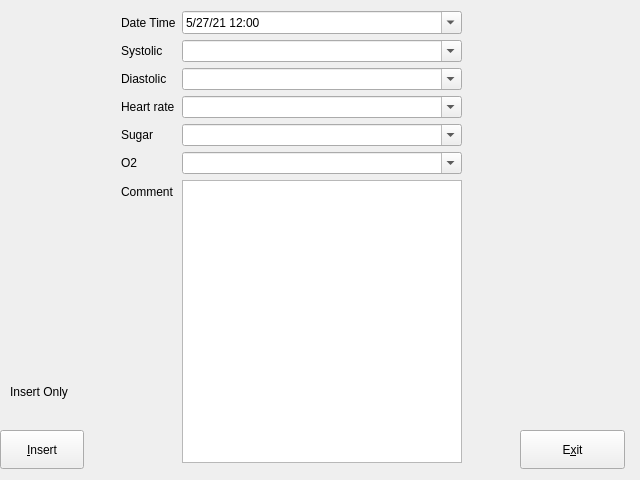
<?xml version="1.0" encoding="UTF-8"?>
<ui version="4.0">
 <class>Form</class>
 <widget class="QWidget" name="Form">
  <property name="geometry">
   <rect>
    <x>0</x>
    <y>0</y>
    <width>640</width>
    <height>480</height>
   </rect>
  </property>
  <property name="windowTitle">
   <string>Form</string>
  </property>
  <widget class="QPushButton" name="btnInsert">
   <property name="geometry">
    <rect>
     <x>0</x>
     <y>430</y>
     <width>84</width>
     <height>39</height>
    </rect>
   </property>
   <property name="text">
    <string>&amp;Insert</string>
   </property>
  </widget>
  <widget class="QWidget" name="layoutWidget">
   <property name="geometry">
    <rect>
     <x>121</x>
     <y>11</y>
     <width>341</width>
     <height>452</height>
    </rect>
   </property>
   <layout class="QFormLayout" name="formLayout">
    <item row="0" column="0">
     <widget class="QLabel" name="lbltime">
      <property name="text">
       <string>Date Time</string>
      </property>
      <property name="buddy">
       <cstring>dateTimeEdit</cstring>
      </property>
     </widget>
    </item>
    <item row="0" column="1">
     <widget class="QDateTimeEdit" name="dateTimeEdit">
      <property name="dateTime">
       <datetime>
        <hour>12</hour>
        <minute>0</minute>
        <second>0</second>
        <year>2021</year>
        <month>5</month>
        <day>27</day>
       </datetime>
      </property>
      <property name="date">
       <date>
        <year>2021</year>
        <month>5</month>
        <day>27</day>
       </date>
      </property>
      <property name="time">
       <time>
        <hour>12</hour>
        <minute>0</minute>
        <second>0</second>
       </time>
      </property>
      <property name="displayFormat">
       <string>M/d/yy HH:mm </string>
      </property>
      <property name="calendarPopup">
       <bool>true</bool>
      </property>
      <property name="timeSpec">
       <enum>Qt::LocalTime</enum>
      </property>
     </widget>
    </item>
    <item row="1" column="0">
     <widget class="QLabel" name="syslabel">
      <property name="text">
       <string>Systolic</string>
      </property>
      <property name="buddy">
       <cstring>cmbsystolic</cstring>
      </property>
     </widget>
    </item>
    <item row="1" column="1">
     <widget class="QComboBox" name="cmbsystolic">
      <property name="editable">
       <bool>true</bool>
      </property>
     </widget>
    </item>
    <item row="2" column="0">
     <widget class="QLabel" name="lbldiastolic">
      <property name="text">
       <string>Diastolic</string>
      </property>
      <property name="buddy">
       <cstring>cmbdiastolic</cstring>
      </property>
     </widget>
    </item>
    <item row="2" column="1">
     <widget class="QComboBox" name="cmbdiastolic">
      <property name="editable">
       <bool>true</bool>
      </property>
     </widget>
    </item>
    <item row="3" column="0">
     <widget class="QLabel" name="lblheartrate">
      <property name="text">
       <string>Heart rate</string>
      </property>
      <property name="buddy">
       <cstring>cmbheartrate</cstring>
      </property>
     </widget>
    </item>
    <item row="3" column="1">
     <widget class="QComboBox" name="cmbheartrate">
      <property name="editable">
       <bool>true</bool>
      </property>
     </widget>
    </item>
    <item row="4" column="0">
     <widget class="QLabel" name="lblsugar">
      <property name="text">
       <string>Sugar</string>
      </property>
      <property name="buddy">
       <cstring>cmbsugar</cstring>
      </property>
     </widget>
    </item>
    <item row="4" column="1">
     <widget class="QComboBox" name="cmbsugar">
      <property name="editable">
       <bool>true</bool>
      </property>
     </widget>
    </item>
    <item row="5" column="0">
     <widget class="QLabel" name="lbloxy">
      <property name="text">
       <string>O2</string>
      </property>
      <property name="buddy">
       <cstring>cmboxy</cstring>
      </property>
     </widget>
    </item>
    <item row="5" column="1">
     <widget class="QComboBox" name="cmboxy">
      <property name="editable">
       <bool>true</bool>
      </property>
     </widget>
    </item>
    <item row="6" column="0">
     <widget class="QLabel" name="lblcomment">
      <property name="text">
       <string>Comment</string>
      </property>
      <property name="buddy">
       <cstring>lncomment</cstring>
      </property>
     </widget>
    </item>
    <item row="6" column="1">
     <widget class="QPlainTextEdit" name="lncomment"/>
    </item>
   </layout>
  </widget>
  <widget class="QPushButton" name="btnExit">
   <property name="geometry">
    <rect>
     <x>520</x>
     <y>430</y>
     <width>105</width>
     <height>39</height>
    </rect>
   </property>
   <property name="contextMenuPolicy">
    <enum>Qt::DefaultContextMenu</enum>
   </property>
   <property name="text">
    <string>E&amp;xit</string>
   </property>
  </widget>
  <widget class="QLabel" name="lblInsert">
   <property name="geometry">
    <rect>
     <x>10</x>
     <y>380</y>
     <width>101</width>
     <height>23</height>
    </rect>
   </property>
   <property name="text">
    <string>Insert Only</string>
   </property>
  </widget>
 </widget>
 <tabstops>
  <tabstop>dateTimeEdit</tabstop>
  <tabstop>cmbsystolic</tabstop>
  <tabstop>cmbdiastolic</tabstop>
  <tabstop>cmbheartrate</tabstop>
  <tabstop>cmbsugar</tabstop>
  <tabstop>cmboxy</tabstop>
  <tabstop>lncomment</tabstop>
  <tabstop>btnInsert</tabstop>
 </tabstops>
 <resources/>
 <connections/>
</ui>
